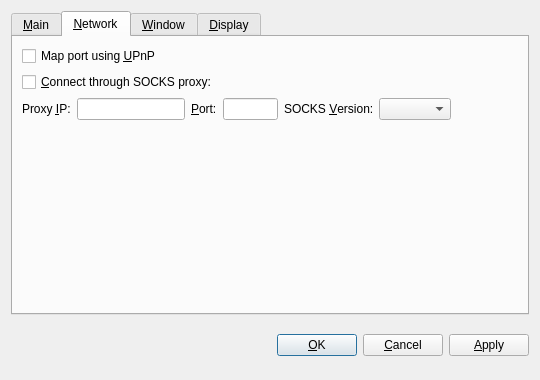
<?xml version="1.0" encoding="UTF-8"?>
<ui version="4.0">
 <class>OptionsDialog</class>
 <widget class="QDialog" name="OptionsDialog">
  <property name="geometry">
   <rect>
    <x>0</x>
    <y>0</y>
    <width>540</width>
    <height>380</height>
   </rect>
  </property>
  <property name="windowTitle">
   <string>Options</string>
  </property>
  <property name="modal">
   <bool>true</bool>
  </property>
  <layout class="QVBoxLayout" name="verticalLayout">
   <item>
    <widget class="QTabWidget" name="tabWidget">
     <property name="tabPosition">
      <enum>QTabWidget::North</enum>
     </property>
     <property name="currentIndex">
      <number>1</number>
     </property>
     <widget class="QWidget" name="tabMain">
      <attribute name="title">
       <string>&amp;Main</string>
      </attribute>
      <layout class="QVBoxLayout" name="verticalLayout_Main">
       <item>
        <widget class="QLabel" name="transactionFeeInfoLabel">
         <property name="text">
          <string>Optional transaction fee per kB that helps make sure your transactions are processed quickly. Most transactions are 1 kB. Fee 0.01 recommended.</string>
         </property>
         <property name="textFormat">
          <enum>Qt::PlainText</enum>
         </property>
         <property name="wordWrap">
          <bool>true</bool>
         </property>
        </widget>
       </item>
       <item>
        <layout class="QHBoxLayout" name="horizontalLayout_Main">
         <item>
          <widget class="QLabel" name="transactionFeeLabel">
           <property name="text">
            <string>Pay transaction &amp;fee</string>
           </property>
           <property name="textFormat">
            <enum>Qt::PlainText</enum>
           </property>
           <property name="buddy">
            <cstring>transactionFee</cstring>
           </property>
          </widget>
         </item>
         <item>
          <widget class="BitcoinAmountField" name="transactionFee"/>
         </item>
         <item>
          <spacer name="horizontalSpacer_Main">
           <property name="orientation">
            <enum>Qt::Horizontal</enum>
           </property>
           <property name="sizeHint" stdset="0">
            <size>
             <width>40</width>
             <height>20</height>
            </size>
           </property>
          </spacer>
         </item>
        </layout>
       </item>
       <item>
        <widget class="QCheckBox" name="bitcoinAtStartup">
         <property name="toolTip">
          <string>Automatically start firstcoin after logging in to the system.</string>
         </property>
         <property name="text">
          <string>&amp;Start firstcoin on system login</string>
         </property>
        </widget>
       </item>
       <item>
        <widget class="QCheckBox" name="detachDatabases">
         <property name="toolTip">
          <string>Detach block and address databases at shutdown. This means they can be moved to another data directory, but it slows down shutdown. The wallet is always detached.</string>
         </property>
         <property name="text">
          <string>&amp;Detach databases at shutdown</string>
         </property>
        </widget>
       </item>
       <item>
        <spacer name="verticalSpacer_Main">
         <property name="orientation">
          <enum>Qt::Vertical</enum>
         </property>
         <property name="sizeHint" stdset="0">
          <size>
           <width>20</width>
           <height>40</height>
          </size>
         </property>
        </spacer>
       </item>
      </layout>
     </widget>
     <widget class="QWidget" name="tabNetwork">
      <attribute name="title">
       <string>&amp;Network</string>
      </attribute>
      <layout class="QVBoxLayout" name="verticalLayout_Network">
       <item>
        <widget class="QCheckBox" name="mapPortUpnp">
         <property name="toolTip">
          <string>Automatically open the firstcoin client port on the router. This only works when your router supports UPnP and it is enabled.</string>
         </property>
         <property name="text">
          <string>Map port using &amp;UPnP</string>
         </property>
        </widget>
       </item>
       <item>
        <widget class="QCheckBox" name="connectSocks">
         <property name="toolTip">
          <string>Connect to the firstcoin network through a SOCKS proxy (e.g. when connecting through Tor).</string>
         </property>
         <property name="text">
          <string>&amp;Connect through SOCKS proxy:</string>
         </property>
        </widget>
       </item>
       <item>
        <layout class="QHBoxLayout" name="horizontalLayout_Network">
         <item>
          <widget class="QLabel" name="proxyIpLabel">
           <property name="text">
            <string>Proxy &amp;IP:</string>
           </property>
           <property name="textFormat">
            <enum>Qt::PlainText</enum>
           </property>
           <property name="buddy">
            <cstring>proxyIp</cstring>
           </property>
          </widget>
         </item>
         <item>
          <widget class="QValidatedLineEdit" name="proxyIp">
           <property name="maximumSize">
            <size>
             <width>140</width>
             <height>16777215</height>
            </size>
           </property>
           <property name="toolTip">
            <string>IP address of the proxy (e.g. 127.0.0.1)</string>
           </property>
          </widget>
         </item>
         <item>
          <widget class="QLabel" name="proxyPortLabel">
           <property name="text">
            <string>&amp;Port:</string>
           </property>
           <property name="textFormat">
            <enum>Qt::PlainText</enum>
           </property>
           <property name="buddy">
            <cstring>proxyPort</cstring>
           </property>
          </widget>
         </item>
         <item>
          <widget class="QLineEdit" name="proxyPort">
           <property name="maximumSize">
            <size>
             <width>55</width>
             <height>16777215</height>
            </size>
           </property>
           <property name="toolTip">
            <string>Port of the proxy (e.g. 9050)</string>
           </property>
          </widget>
         </item>
         <item>
          <widget class="QLabel" name="socksVersionLabel">
           <property name="text">
            <string>SOCKS &amp;Version:</string>
           </property>
           <property name="textFormat">
            <enum>Qt::PlainText</enum>
           </property>
           <property name="buddy">
            <cstring>socksVersion</cstring>
           </property>
          </widget>
         </item>
         <item>
          <widget class="QValueComboBox" name="socksVersion">
           <property name="toolTip">
            <string>SOCKS version of the proxy (e.g. 5)</string>
           </property>
          </widget>
         </item>
         <item>
          <spacer name="horizontalSpacer_Network">
           <property name="orientation">
            <enum>Qt::Horizontal</enum>
           </property>
           <property name="sizeHint" stdset="0">
            <size>
             <width>40</width>
             <height>20</height>
            </size>
           </property>
          </spacer>
         </item>
        </layout>
       </item>
       <item>
        <spacer name="verticalSpacer_Network">
         <property name="orientation">
          <enum>Qt::Vertical</enum>
         </property>
         <property name="sizeHint" stdset="0">
          <size>
           <width>20</width>
           <height>40</height>
          </size>
         </property>
        </spacer>
       </item>
      </layout>
     </widget>
     <widget class="QWidget" name="tabWindow">
      <attribute name="title">
       <string>&amp;Window</string>
      </attribute>
      <layout class="QVBoxLayout" name="verticalLayout_Window">
       <item>
        <widget class="QCheckBox" name="minimizeToTray">
         <property name="toolTip">
          <string>Show only a tray icon after minimizing the window.</string>
         </property>
         <property name="text">
          <string>&amp;Minimize to the tray instead of the taskbar</string>
         </property>
        </widget>
       </item>
       <item>
        <widget class="QCheckBox" name="minimizeOnClose">
         <property name="toolTip">
          <string>Minimize instead of exit the application when the window is closed. When this option is enabled, the application will be closed only after selecting Quit in the menu.</string>
         </property>
         <property name="text">
          <string>M&amp;inimize on close</string>
         </property>
        </widget>
       </item>
       <item>
        <spacer name="verticalSpacer_Window">
         <property name="orientation">
          <enum>Qt::Vertical</enum>
         </property>
         <property name="sizeHint" stdset="0">
          <size>
           <width>20</width>
           <height>40</height>
          </size>
         </property>
        </spacer>
       </item>
      </layout>
     </widget>
     <widget class="QWidget" name="tabDisplay">
      <attribute name="title">
       <string>&amp;Display</string>
      </attribute>
      <layout class="QVBoxLayout" name="verticalLayout_Display">
       <item>
        <layout class="QHBoxLayout" name="horizontalLayout_1_Display">
         <item>
          <widget class="QLabel" name="langLabel">
           <property name="text">
            <string>User Interface &amp;language:</string>
           </property>
           <property name="textFormat">
            <enum>Qt::PlainText</enum>
           </property>
           <property name="buddy">
            <cstring>lang</cstring>
           </property>
          </widget>
         </item>
         <item>
          <widget class="QValueComboBox" name="lang">
           <property name="toolTip">
            <string>The user interface language can be set here. This setting will take effect after restarting firstcoin.</string>
           </property>
          </widget>
         </item>
        </layout>
       </item>
       <item>
        <layout class="QHBoxLayout" name="horizontalLayout_2_Display">
         <item>
          <widget class="QLabel" name="unitLabel">
           <property name="text">
            <string>&amp;Unit to show amounts in:</string>
           </property>
           <property name="textFormat">
            <enum>Qt::PlainText</enum>
           </property>
           <property name="buddy">
            <cstring>unit</cstring>
           </property>
          </widget>
         </item>
         <item>
          <widget class="QValueComboBox" name="unit">
           <property name="toolTip">
            <string>Choose the default subdivision unit to show in the interface and when sending coins.</string>
           </property>
          </widget>
         </item>
        </layout>
       </item>
       <item>
        <widget class="QCheckBox" name="displayAddresses">
         <property name="toolTip">
          <string>Whether to show firstcoin addresses in the transaction list or not.</string>
         </property>
         <property name="text">
          <string>&amp;Display addresses in transaction list</string>
         </property>
        </widget>
       </item>
       <item>
        <spacer name="verticalSpacer_Display">
         <property name="orientation">
          <enum>Qt::Vertical</enum>
         </property>
         <property name="sizeHint" stdset="0">
          <size>
           <width>20</width>
           <height>40</height>
          </size>
         </property>
        </spacer>
       </item>
      </layout>
     </widget>
    </widget>
   </item>
   <item>
    <layout class="QHBoxLayout" name="horizontalLayout_Buttons">
     <item>
      <spacer name="horizontalSpacer_1">
       <property name="orientation">
        <enum>Qt::Horizontal</enum>
       </property>
       <property name="sizeHint" stdset="0">
        <size>
         <width>40</width>
         <height>48</height>
        </size>
       </property>
      </spacer>
     </item>
     <item>
      <widget class="QLabel" name="statusLabel">
       <property name="font">
        <font>
         <weight>75</weight>
         <bold>true</bold>
        </font>
       </property>
       <property name="text">
        <string/>
       </property>
       <property name="textFormat">
        <enum>Qt::PlainText</enum>
       </property>
       <property name="wordWrap">
        <bool>true</bool>
       </property>
      </widget>
     </item>
     <item>
      <spacer name="horizontalSpacer_2">
       <property name="orientation">
        <enum>Qt::Horizontal</enum>
       </property>
       <property name="sizeHint" stdset="0">
        <size>
         <width>40</width>
         <height>48</height>
        </size>
       </property>
      </spacer>
     </item>
     <item>
      <widget class="QPushButton" name="okButton">
       <property name="text">
        <string>&amp;OK</string>
       </property>
      </widget>
     </item>
     <item>
      <widget class="QPushButton" name="cancelButton">
       <property name="text">
        <string>&amp;Cancel</string>
       </property>
       <property name="autoDefault">
        <bool>false</bool>
       </property>
      </widget>
     </item>
     <item>
      <widget class="QPushButton" name="applyButton">
       <property name="text">
        <string>&amp;Apply</string>
       </property>
       <property name="autoDefault">
        <bool>false</bool>
       </property>
       <property name="default">
        <bool>false</bool>
       </property>
       <property name="flat">
        <bool>false</bool>
       </property>
      </widget>
     </item>
    </layout>
   </item>
  </layout>
 </widget>
 <customwidgets>
  <customwidget>
   <class>BitcoinAmountField</class>
   <extends>QSpinBox</extends>
   <header>bitcoinamountfield.h</header>
  </customwidget>
  <customwidget>
   <class>QValueComboBox</class>
   <extends>QComboBox</extends>
   <header>qvaluecombobox.h</header>
  </customwidget>
  <customwidget>
   <class>QValidatedLineEdit</class>
   <extends>QLineEdit</extends>
   <header>qvalidatedlineedit.h</header>
  </customwidget>
 </customwidgets>
 <resources/>
 <connections/>
</ui>
